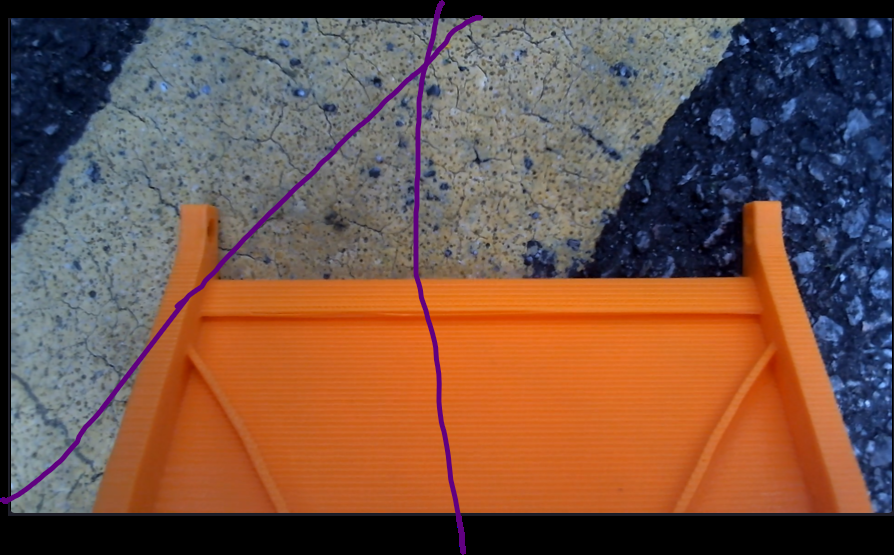
#> input picture RPI_codes/cam/datas/image.png, 894 x 555 px
$ python debug_centerline2.py
#> lines starting #> are read from the running program, lines starting #| are printed output that depends on the picture; after the words box and inside, x2 and y2 are one past the last pixel; in counts of white or black regions, pixels touching at a corner belong together
# -*- coding: utf-8 -*-
"""
Debug Center Line Alignment - Test different contour selection
"""

import cv2
import numpy as np

# Load image
image = cv2.imread('datas/image.png')
#> image is the input picture: shape (555, 894, 3); mean B, G, R 69.9, 82.5, 113.9
h, w = image.shape[:2]
#> h = 555; w = 894
hsv = cv2.cvtColor(image, cv2.COLOR_BGR2HSV)
#> hsv: shape (555, 894, 3); mean H, S, V 52.8, 119.3, 127.8

# Color ranges
orange_lower = np.array([5, 150, 150])
orange_upper = np.array([20, 255, 255])
yellow_lower = np.array([15, 80, 80])
yellow_upper = np.array([35, 255, 255])
white_lower = np.array([0, 0, 98])
white_upper = np.array([180, 199, 254])

# Create masks
orange_mask = cv2.inRange(hsv, orange_lower, orange_upper)
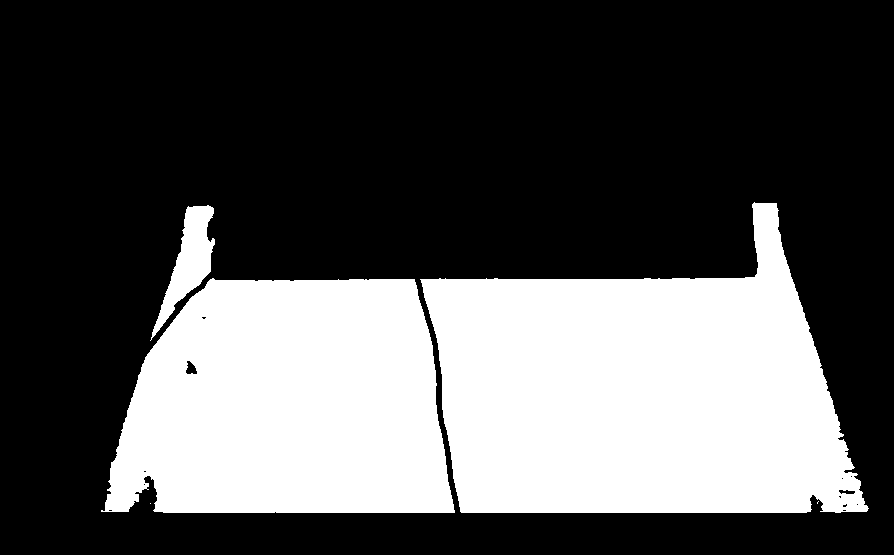
#> orange_mask: shape (555, 894); 33.1% white; 5 white regions (2 under 20 px), largest, box (x1, y1, x2, y2) and area: (420, 202, 869, 513) 92811, (101, 278, 455, 513) 68545, (150, 205, 215, 341) 3110
yellow_mask = cv2.inRange(hsv, yellow_lower, yellow_upper)
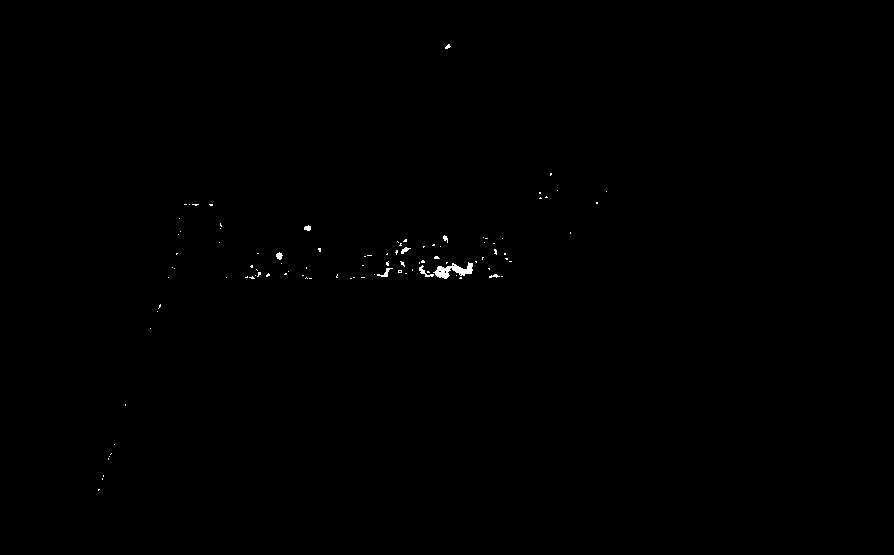
#> yellow_mask: shape (555, 894); 0.19% white; 100 white regions (92 under 20 px), largest, box (x1, y1, x2, y2) and area: (433, 262, 473, 279) 319, (419, 265, 434, 277) 57, (377, 268, 393, 277) 49
white_mask = cv2.inRange(hsv, white_lower, white_upper)
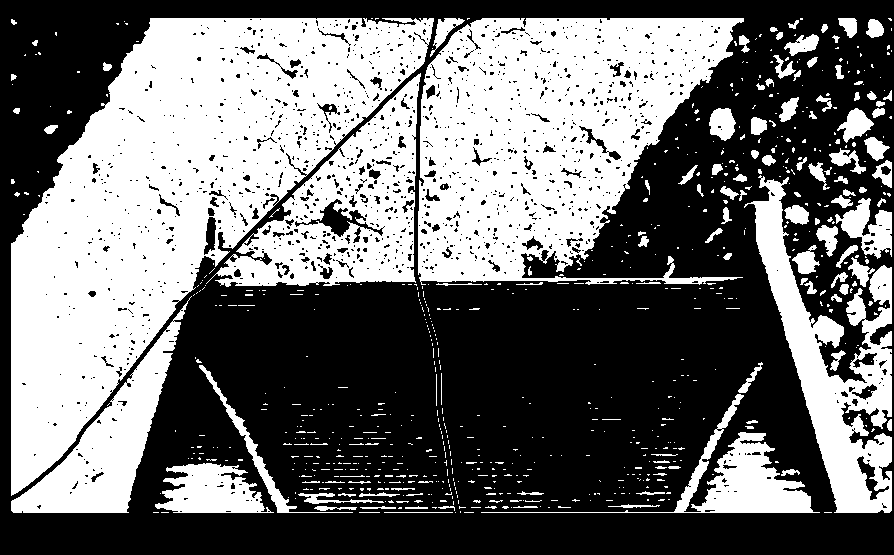
#> white_mask: shape (555, 894); 43.5% white; 743 white regions (618 under 20 px), largest, box (x1, y1, x2, y2) and area: (11, 18, 434, 496) 85491, (418, 18, 744, 285) 55681, (206, 73, 421, 287) 18389
marking_mask = cv2.bitwise_or(yellow_mask, white_mask)
#> marking_mask: shape (555, 894); 43.5% white; 743 white regions (618 under 20 px), largest, box (x1, y1, x2, y2) and area: (11, 18, 434, 496) 85494, (418, 18, 744, 285) 55715, (206, 73, 421, 287) 18428

# Clean up
kernel = np.ones((3, 3), np.uint8)
orange_mask = cv2.morphologyEx(orange_mask, cv2.MORPH_CLOSE, kernel)
#> orange_mask: shape (555, 894); 33.2% white; 4 white regions (1 under 20 px), largest, box (x1, y1, x2, y2) and area: (420, 202, 869, 513) 92886, (101, 278, 455, 513) 68595, (150, 205, 215, 341) 3123
orange_mask = cv2.morphologyEx(orange_mask, cv2.MORPH_OPEN, kernel)
#> orange_mask: shape (555, 894); 33.2% white; 3 white regions, box (x1, y1, x2, y2) and area: (421, 203, 868, 513) 92857, (105, 279, 455, 513) 68571, (152, 206, 215, 336) 3108
marking_mask = cv2.morphologyEx(marking_mask, cv2.MORPH_CLOSE, kernel)
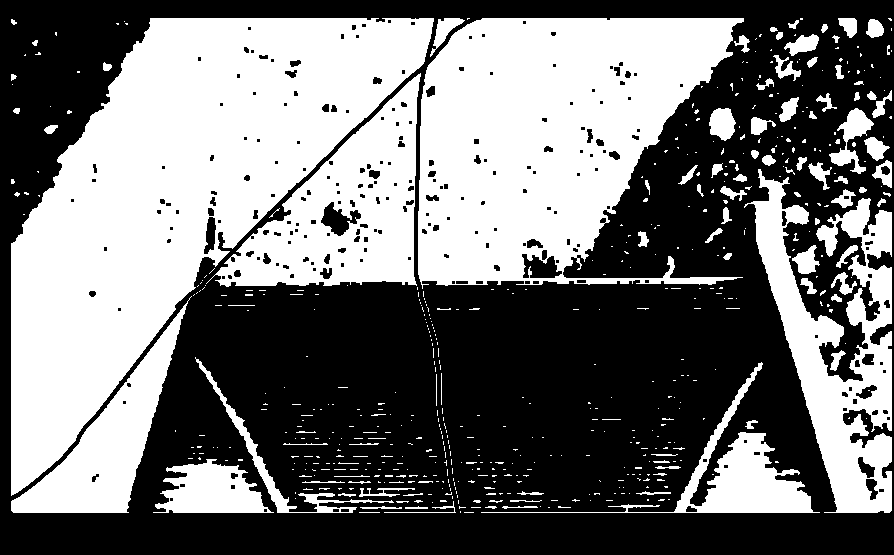
#> marking_mask: shape (555, 894); 45.3% white; 581 white regions (480 under 20 px), largest, box (x1, y1, x2, y2) and area: (11, 18, 434, 496) 88082, (418, 18, 744, 289) 59121, (744, 169, 892, 513) 20480
marking_mask = cv2.morphologyEx(marking_mask, cv2.MORPH_OPEN, kernel)
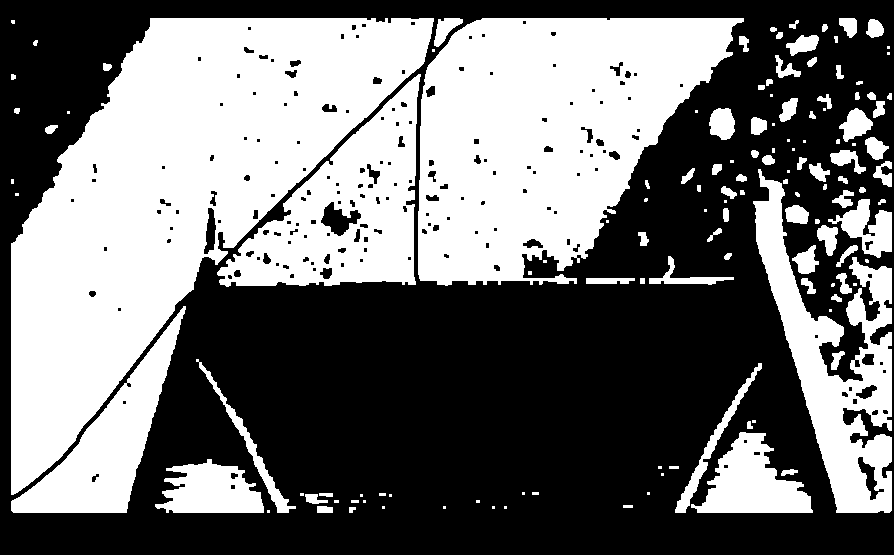
#> marking_mask: shape (555, 894); 44.2% white; 134 white regions (46 under 20 px), largest, box (x1, y1, x2, y2) and area: (11, 18, 434, 495) 88012, (418, 18, 744, 286) 57929, (217, 74, 421, 287) 19960

# Subtract orange from marking
marking_only = cv2.bitwise_and(marking_mask, cv2.bitwise_not(orange_mask))
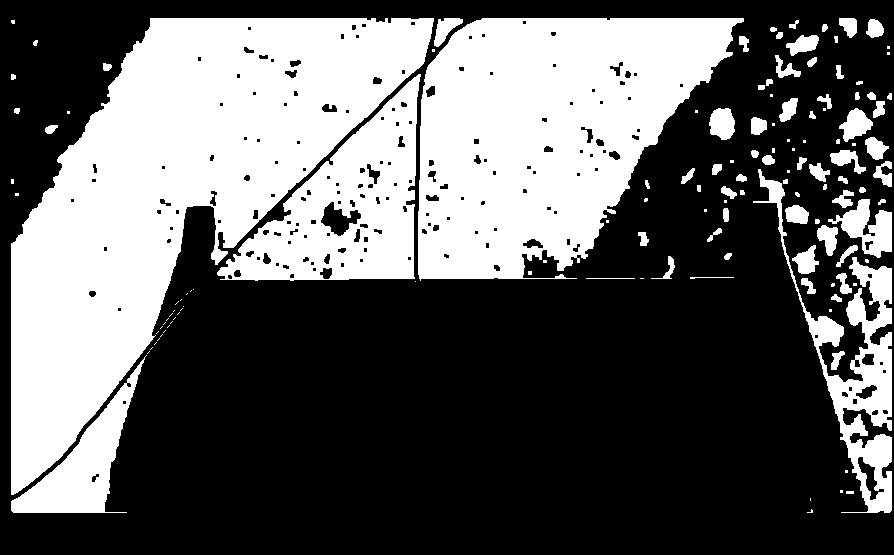
#> marking_only: shape (555, 894); 38.2% white; 133 white regions (59 under 20 px)

# Find contours
contours, _ = cv2.findContours(marking_only, cv2.RETR_EXTERNAL, cv2.CHAIN_APPROX_SIMPLE)
#> contours = 133 contours, 74 with area under 20; largest, box (x1, y1, x2, y2) and area: (11, 18, 434, 495) 85467, (418, 18, 744, 281) 58094, (217, 74, 421, 281) 20616, (753, 169, 892, 513) 9600, (11, 355, 147, 513) 6262

# Sort contours by area
sorted_contours = sorted(contours, key=cv2.contourArea, reverse=True)
#> sorted_contours has the same summary as contours

print(f"Total contours: {len(contours)}")
#| Total contours: 133
print("\nTop 10 contours by area:")
for i, cnt in enumerate(sorted_contours[:10]):
    area = cv2.contourArea(cnt)
    area_pct = (area / (w*h)) * 100

    # Get rectangle for each contour
    if len(cnt) >= 5:
        rect = cv2.minAreaRect(cnt)
        (cx, cy), (rw, rh), angle = rect

        # Fit line
        [vx, vy, x0, y0] = cv2.fitLine(cnt, cv2.DIST_L2, 0, 0.01, 0.01)
        line_angle = np.degrees(np.arctan2(float(vx), float(vy)))

        print(f"  {i+1}. Area: {area:.0f}px ({area_pct:.2f}%) - Rect angle: {angle:.1f}° - Line angle: {line_angle:.1f}°")
        print(f"      Center: ({cx:.0f}, {cy:.0f}), Size: {rw:.0f}x{rh:.0f}")
#> this loop made 10 passes
#> (area, area_pct, cx, cy, rw, rh, angle, vx) on passes 1 to 10: (85467, 17.23, 149.5, 189.2, 636, 231.3, -47.36, [0.635]), (58094, 11.71, 580.5, 149, 262, 325, -90, [0.736]), (20616, 4.16, 318.4, 176.5, 210.8, 197.1, -88.3, [0.781]), (9600.5, 1.93, 849.8, 333, 114.7, 365.7, -15.85, [0.293]), (6262.5, 1.26, 109.9, 461.6, 205.6, 91.94, -47.27, [0.604]), (1654, 0.333, 868.7, 224.7, 48.58, 68.35, -48.37, [0.847]), (603.5, 0.122, 721.5, 123.5, 31, 25, -90, [0.19]), (598.5, 0.121, 853.4, 125.8, 32.89, 26.82, -41.63, [0.697]), (396, 0.0798, 808, 260.9, 27.36, 23.43, -28.3, [0.488]), (376, 0.0758, 443.3, 27.25, 38.18, 19.09, -45, [0.746])
#> (printed output is left out)
